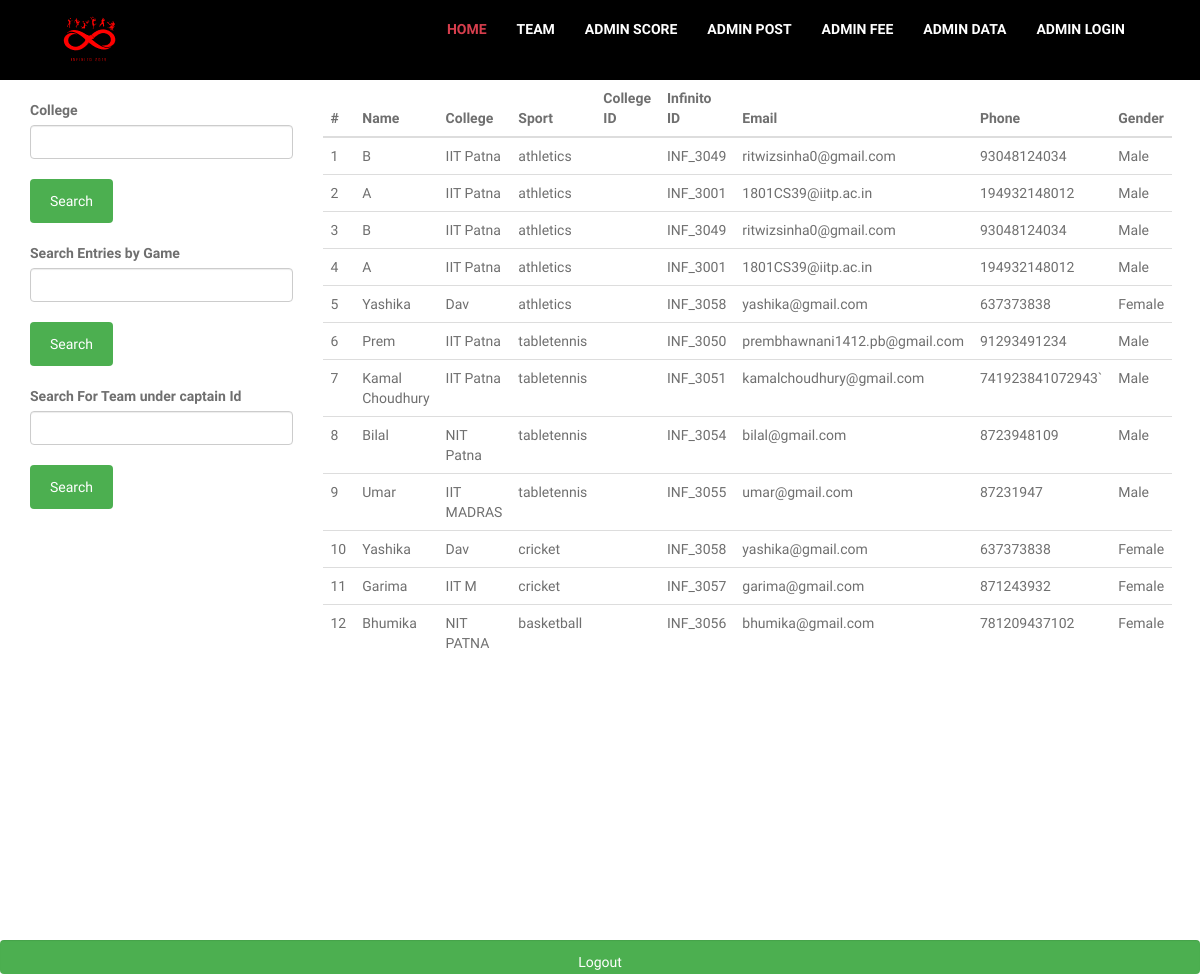
The page /admin/collegeData.php (signed in) on the database its author committed.
### tables this page shows
CREATE TABLE `participants` (
  `Id` int(20) NOT NULL,
  `Name` varchar(100) NOT NULL,
  `College` varchar(100) NOT NULL,
  `isCaptain` tinyint(1) DEFAULT 0,
  `InfCode` varchar(10) NOT NULL,
  `Email` varchar(50) DEFAULT NULL,
  `isConfirmed` int(2) DEFAULT NULL,
  `Phone` varchar(50) NOT NULL,
  `Gender` varchar(6) NOT NULL,
  `CollegeId` varchar(200) NOT NULL
);

CREATE TABLE `registered` (
  `Id` int(11) NOT NULL,
  `Sport` varchar(30) NOT NULL,
  `InfCode` varchar(30) NOT NULL,
  `Aux` varchar(20) DEFAULT NULL
);

### admin/collegeData.php (the view, shortened to what this page needs)
<!DOCTYPE html>
<html lang="en">
<head>
    <link rel="stylesheet" type="text/css" href="../css/style.css?version=51" />
    <link rel="stylesheet" type="text/css" href="../css/responsive.css?version=51" />
    <link rel="stylesheet" type="text/css" href="../css/countdown.css?version=51" />
    <link rel="stylesheet" href="https://use.fontawesome.com/releases/v5.7.0/css/all.css" />
</head>
<body>
    <div class="bac">
        <div class="container" style="padding:10px 0">
            <a href="../index.php" class="logo float-left tran4s"><img src="../images/logo/logo.png" alt="Logo" style="border-radius:100%" /></a>
            <nav class="navbar float-right theme-main-menu one-page-menu">
                <div class="collapse navbar-collapse" id="navbar-collapse-1">
                    <ul class="nav navbar-nav">
                        <li class="active"><a href="../index.php">Home</a></li>
                        <li><a href="../team.php">Team</a></li>
                        <li><a href="./adminScore.php">Admin Score</a></li>
                        <li><a href="./adminPost.php">Admin Post</a></li>
                        <li><a href="./adminFee.php">Admin Fee</a></li>
                        <li><a href="./adminData.php">Admin Data</a></li>
                        <li><a href="./adminLogin.php">Admin Login</a></li>
                    </ul>
                </div>
            </nav>
        </div>
    </div>
    <?php
    if (isset($_SESSION['isVerified'])) {
        require('../connect.php');
        $stmt = $pdo->prepare("SELECT * FROM participants a, registered b WHERE a.InfCode = b.InfCode");
        $stmt->execute();
        $search_result = $stmt->fetchAll();
        ?>
        <div class="container" style="height:100vh;">
            <div class="col-lg-3 col-md-3">
                <form action="" method="POST" style="margin-top:20px;">
                    <div class="form-group">
                        <label for="Search By College">College</label>
                        <input type="text" name="college" required class="form-control">
                        <br>
                        <input type="submit" name="collegeSubmit" value="Search" class="btn btn-primary" >
                    </div>
                </form>
                <form action="" method="POST" style="margin-top:20px;">
                    <div class="form-group">
                        <label for="GET BY GAME">Search Entries by Game</label>
                        <input type="text" name="game" required class="form-control">
                        <br>
                        <input type="submit" name="gameSubmit" value="Search" class="btn btn-primary" >
                    </div>
                </form>
                <form action="" method="POST" style="margin-top:20px;">
                    <div class="form-group">
                        <label for="GET team">Search For Team under captain Id</label>
                        <input type="text" name="team" required class="form-control">
                        <br>
                        <input type="submit" name="teamSubmit" value="Search" class="btn btn-primary" >
                    </div>
                </form>
            </div>
            <div class="col-lg-9 col-md-9">
                <table class="table">
                    <thead class="thead-dark">
                        <tr>
                            <th scope="col">#</th>
                            <th scope="col">Name</th>
                            <th scope="col">College</th>
                            <th scope="col">Sport</th>
                            <th scope="col">College ID</th>
                            <th scope="col">Infinito ID</th>
                            <th scope="col">Email</th>
                            <th scope="col">Phone</th>
                            <th scope="col">Gender</th>
                        </tr>
                    </thead>
                    <tbody>
                    <?php $count =1;
                        foreach($search_result as $data) {
                        ?>
                        <tr>
                            <td><?php echo $count ?></td>
                            <td><?php echo $data['Name'] ?></td>
                            <td><?php echo $data['College'] ?></td>
                            <td><?php echo $data['Sport'] ?></td>
                            <td><?php echo $data['CollegeId']  ?></td>
                            <td><?php echo $data['InfCode']  ?></td>
                            <td><?php echo $data['Email']  ?></td>
                            <td><?php echo $data['Phone']  ?></td>
                            <td><?php echo $data['Gender'] ?></td>
                        </tr>
                        <?php $count++; } ?>
                    </tbody>
                </table>
            </div>
        </div>
        <form action="" method="POST" style="margin-top:5%;">
                <input class="form-control" type="submit" name="logout" value="Logout">
        </form>
    <?php  }
     else {
        echo "Login as Admin";
    }
    ?>
</body>
</html>

### css/style.css (style rules this page uses)
body { font-family: 'Raleway', sans-serif; font-weight: normal; color:#6f6f6f; font-size: 14px; position: relative; }
h1,h2,h3,h4,h5,h6,p,ul { margin:0;padding: 0; }
ul { list-style-type: none; }
a { text-decoration: none; display: inline-block; }
img { max-width: 100%; display: block; }
input,textarea { outline: none; box-shadow: none;-webkit-transition: all 0.3s ease-in-out;-o-transition: all 0.3s ease-in-out;transition: all 0.3s ease-in-out; }
.tran3s,.theme-main-menu .navbar-nav>li a,#project-section .project-gallery .single-img .opacity, #team-section .team-member-wrapper .single-team-member .member-name h6, #team-section .team-member-wrapper .single-team-member .member-name p, #team-section .team-member-wrapper .single-team-member .member-name ul, #our-client .owl-theme .owl-dots .owl-dot span { -webkit-transition: all .3s ease-in-out; -moz-transition: all .3s ease-in-out; -ms-transition: all .3s ease-in-out; -o-transition: all .3s ease-in-out; transition: all .3s ease-in-out; }
.tran4s,#events-section .single-events-content p,#project-section .project-gallery .single-img .opacity ul, #project-section .project-gallery .single-img .opacity h6 a { -webkit-transition: all .4s ease-in-out; -moz-transition: all .4s ease-in-out; -ms-transition: all .4s ease-in-out; -o-transition: all .4s ease-in-out; transition: all .4s ease-in-out; }
.float-left { float:left; }
.float-right { float:right; }
.p-color,.theme-main-menu .navbar-nav>li.active>a, .theme-main-menu .navbar-nav>li>a:hover,#about-us .single-about-content:hover h5 a, #events-section .single-events-content:hover .icon-heading .icon, #events-section .single-events-content:hover .icon-heading h6 a, #pricing-section .single-price-table a:hover,#blog-section .single-news-item .img a, #blog-section .single-news-item:hover .post p a,#blog-section .single-news-item .post h6:hover a, #contact-section .contact-address-content .left-side ul li:hover .icon, #contact-section .send-message form button:hover,.inner-page-banner .opacity ul li:last-child, .blog-details-page aside .sidebar-news-list ul li a i,.monthly-header-title, .blog-details-page aside .sidebar-news-list ul li a:hover,.blog-details-page aside .sidebar-archives ul li a i, .blog-details-page aside .sidebar-archives ul li a:hover,.blog-details-page aside .sidebar-archives ul li a.active, .blog-details-page aside .sidebar-news-list ul li a.active,.recent-single-post .post a:hover, .sidebar-tags ul li a:hover,.blog-details-post-wrapper .list-img-wrapper ul li a i, .blog-details-post-wrapper .list-img-wrapper ul li a:hover,.blog-details-post-wrapper .post-comment form button:hover, .blog-details-post-wrapper .post-share-area .share li a:hover,.theme-main-menu.navbar .nav>li ul li a:hover, .blog-details-post-wrapper .post-share-area .share li a.active { color:#d73e4d; }
.theme-main-menu .navbar-nav>li>a { text-transform: uppercase; color:#fff; font-weight: 700; background: transparent; padding: 9px 15px; }
.theme-main-menu .navbar-nav>li:last-child>a { padding-right: 0; }
.theme-main-menu.navbar { border:none; margin: 0; }
.theme-main-menu .navbar-nav { margin: 0; }
.bac { background-color: black; padding: 0 5%; }
.bac .container { width: 100% }
input[type=submit] { background-color: #4CAF50; color: white; padding: 12px 20px; border: none; border-radius: 4px; cursor: pointer; }

### css/responsive.css (style rules this page uses)
@media (min-width: 992px) { .container { padding-left: 0 !important; padding-right: 0 !important; } }

### rows shown on the page
participants: Name "B", College "IIT Patna", registered.Sport "athletics", registered.InfCode "INF_3049", Email "ritwizsinha0@gmail.com", Phone "93048124034", Gender "Male"
participants: Name "A", College "IIT Patna", registered.Sport "athletics", registered.InfCode "INF_3001", Email "1801CS39@iitp.ac.in", Phone "194932148012", Gender "Male"
participants: Name "Yashika", College "Dav", registered.Sport "athletics", registered.InfCode "INF_3058", Email "yashika@gmail.com", Phone "637373838", Gender "Female", registered.Sport "cricket"
participants: Name "Prem", College "IIT Patna", registered.Sport "tabletennis", registered.InfCode "INF_3050", Email "prembhawnani1412.pb@gmail.com", Phone "91293491234", Gender "Male"
participants: Name "Kamal Choudhury", College "IIT Patna", registered.Sport "tabletennis", registered.InfCode "INF_3051", Email "kamalchoudhury@gmail.com", Phone "741923841072943`", Gender "Male"
participants: Name "Bilal", College "NIT Patna", registered.Sport "tabletennis", registered.InfCode "INF_3054", Email "bilal@gmail.com", Phone "8723948109", Gender "Male"
participants: Name "Umar", College "IIT MADRAS", registered.Sport "tabletennis", registered.InfCode "INF_3055", Email "umar@gmail.com", Phone "87231947", Gender "Male"
participants: Name "Garima", College "IIT M", registered.Sport "cricket", registered.InfCode "INF_3057", Email "garima@gmail.com", Phone "871243932", Gender "Female"
participants: Name "Bhumika", College "NIT PATNA", registered.Sport "basketball", registered.InfCode "INF_3056", Email "bhumika@gmail.com", Phone "781209437102", Gender "Female"
